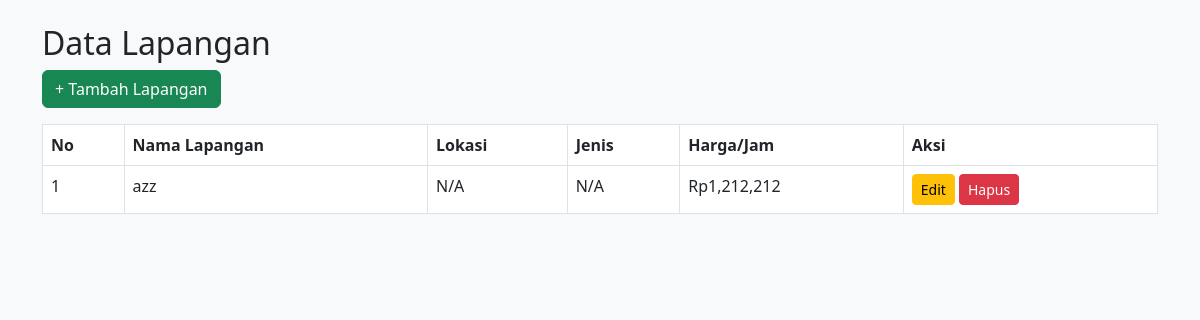
The page /lapangan/lapangan_list.php (signed in) on the database its author committed.
### tables this page shows
CREATE TABLE `alif_lapangan` (
  `id_lapangan` int(11) NOT NULL,
  `nama_lapangan` varchar(100) NOT NULL,
  `deskripsi` text DEFAULT NULL,
  `harga_per_jam` int(11) NOT NULL
);

### lapangan/lapangan_list.php (the view, shortened to what this page needs)
<?php
include '../config/koneksi.php';
$result = mysqli_query($conn, "SELECT * FROM alif_lapangan");
?>
<!DOCTYPE html>
<html lang="id">
<head>
  <link href="https://cdn.jsdelivr.net/npm/bootstrap@5.3.0/dist/css/bootstrap.min.css" rel="stylesheet">
</head>
<body class="bg-light">
<div class="container mt-4">
  <h2>Data Lapangan</h2>
  <a href="lapangan_admin.php" class="btn btn-success mb-3">+ Tambah Lapangan</a>
  <table class="table table-bordered">
    <thead>
      <tr>
        <th>No</th>
        <th>Nama Lapangan</th>
        <th>Lokasi</th>
        <th>Jenis</th>
        <th>Harga/Jam</th>
        <th>Aksi</th>
      </tr>
    </thead>
    <tbody>
      <?php $no = 1; while($row = mysqli_fetch_assoc($result)): ?>
      <tr>
        <td><?= $no++ ?></td>
        <td><?= $row['nama_lapangan'] ?></td>
        <td><?= $row['lokasi'] ?? 'N/A' ?></td>
        <td><?= $row['jenis_lapangan'] ?? 'N/A' ?></td>
        <td>Rp<?= number_format($row['harga_per_jam']) ?></td>
        <td>
          <a href="edit_lapangan.php?id=<?= $row['id_lapangan'] ?>" class="btn btn-warning btn-sm">Edit</a>
          <a href="hapus_lapangan.php?id=<?= $row['id_lapangan'] ?>" class="btn btn-danger btn-sm" onclick="return confirm('Yakin ingin menghapus?')">Hapus</a>
        </td>
      </tr>
      <?php endwhile; ?>
    </tbody>
  </table>
</div>
</body>
</html>

### rows shown on the page
alif_lapangan: nama_lapangan "azz", lokasi "N/A", jenis_lapangan "N/A", harga_per_jam "1,212,212"
